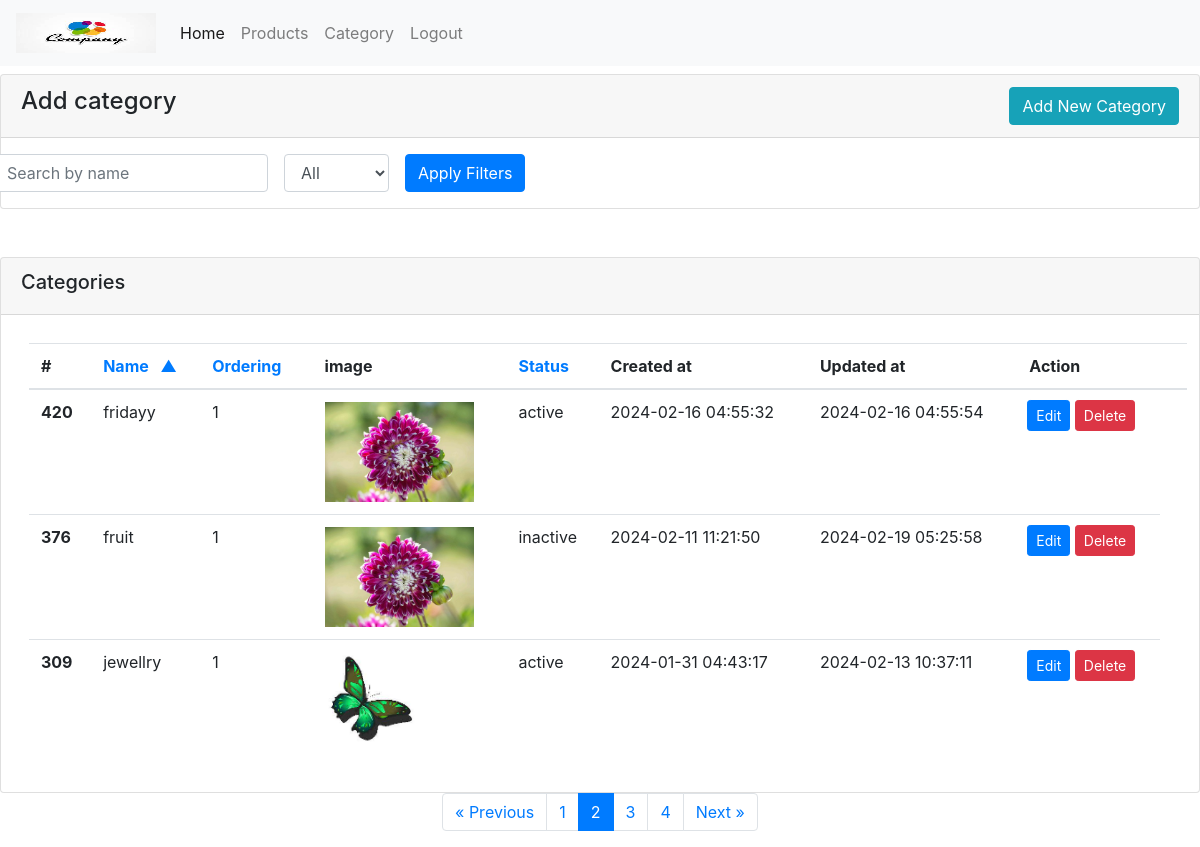
Page /category-list.php?page=2 (signed in) on the committed database.
### tables this page shows
CREATE TABLE `category` (
  `id` int(11) NOT NULL,
  `image` varchar(255) NOT NULL,
  `name` varchar(200) NOT NULL,
  `ordering` int(11) NOT NULL,
  `status` enum('active','inactive') NOT NULL,
  `created_at` timestamp NOT NULL DEFAULT current_timestamp(),
  `updated_at` timestamp NOT NULL DEFAULT current_timestamp() ON UPDATE current_timestamp()
);

### config/database.php (called while the page is built, shortened)
<?php
class Database
{
    public $con = "";
    public function __construct()
    {
        $this->con = new mysqli("localhost", "root", "", "management");
    }
    public function select($columns, $table, $where = NULL) {
        $data = [];
        $query = 'SELECT ' . $columns . ' FROM ' . $table  .  $where;
        $result = $this->con->query($query);
        if ($result) {
            while ($row = $result->fetch_assoc()) {
                $data[] = $row;
            }
        } else {
            echo "Error: " . $this->con->error;
            return false;
        }
        return $data;
    }
}

### config/index.php (called while the page is built, shortened)
<?php
require_once("config/database.php");
require_once("config/function.php");
$db=new Database();
?>

### category-list.php (the view, shortened to what this page needs)
<?php
require_once('config/index.php');
include('header.php');
$currentPage = isset($_GET['page']) ? (int)$_GET['page'] : 1;
$limit = 3;
$where = [];
$validColumns = ['name', 'ordering', 'status'];
$orderBy = (isset($_GET['orderby']) && in_array($_GET['orderby'], $validColumns)) ? $_GET['orderby'] : 'name';
$order = (isset($_GET['order']) && $_GET['order'] === 'DESC') ? 'DESC' : 'ASC';
$whereClause = !empty($where) ? ' WHERE ' . implode(' AND ', $where) : '';
if (!empty($where)) {
    $whereClause .= " ORDER BY $orderBy $order";
    $offset = ($currentPage - 1) * $limit;
    $whereClause .= " LIMIT $limit OFFSET $offset";
} else {
    $offset = ($currentPage - 1) * $limit;
    $whereClause .= " ORDER BY $orderBy $order LIMIT $limit OFFSET $offset";
}
$countResult = $db->select('COUNT(*) as total', 'category', $where ? ' WHERE ' . implode(' AND ', $where) : '');
$totalRecords = !empty($countResult) && isset($countResult[0]['total']) ? $countResult[0]['total'] : 0;
$result = $db->select('*', 'category', $whereClause);
$queryParams = array();
$queryString = http_build_query($queryParams);
?>
<!DOCTYPE html>
<html lang="en">
<head>
<?php
include_once('link.php');
?>
</head>
<body>
<div class="row filter_row">
    <div class="col pb-5">
        <div class="card mt-2">
            <div class="card-header">
                <div class="row">
                    <div class="col-8">
                        <h4 class="mb-0">Add category</h4>
                    </div>
                    <div class="col-4 text-right">
                        <a href="category-add.php?type=add" class="btn btn-info">Add New Category</a>
                    </div>
                </div>
            </div>
            <div class="row filter_row justify-content-start mt-3">
                <form method="GET" action="category-list.php" class="form-inline">
                    <div class="form-group mx-2">
                        <input type="text" class="form-control" name="name" placeholder="Search by name" value="<?php echo isset($_GET['name']) ? $_GET['name'] : ''; ?>">
                    </div>
                    <div class="form-group mx-2">
                        <select class="form-control" name="status">
                            <option value="" <?php echo empty($_GET['status']) ? 'selected' : ''; ?>>All</option>
                        </select>
                    </div>
                    <button type="submit" class="btn btn-primary mx-2">Apply Filters</button>
                </form>
            </div>
        </div>
    </div>
    <div class="col-md-12">
        <div class="card">
            <div class="card-header">
                <h5>Categories</h5>
            </div>
            <div class="card-body">
                <table class="table m-2">
                    <thead>
                        <tr>
                            <th scope="col">#</th>
                            <th scope="col">
                                <a class="arrow" href="?<?= $queryString ?>&orderby=name&order=<?= ($orderBy == 'name' && $order == 'ASC') ? 'DESC' : 'ASC'; ?>">
                                    Name
                                    &nbsp; <?= ($orderBy == 'name') ? ($order == 'ASC' ? '<span>&#9650;</span>' : '<span>&#9660;</span>') : ''; ?>
                                </a>
                            </th>
                            <th scope="col">
                                <a class="arrow" href="?<?= $queryString ?>&orderby=ordering&order=<?= ($orderBy == 'ordering' && $order == 'ASC') ? 'DESC' : 'ASC'; ?>">
                                    Ordering
                                    &nbsp; <?= ($orderBy == 'ordering') ? ($order == 'ASC' ? '<span>&#9650;</span>' : '<span>&#9660;</span>') : ''; ?>
                                </a>
                            </th>
                            <th scope="col">image</th>
                            <th scope="col">
                                <a class="arrow" href="?<?= $queryString ?>&orderby=status&order=<?= ($orderBy == 'status' && $order == 'ASC') ? 'DESC' : 'ASC'; ?>">
                                    Status
                                    &nbsp; <?= ($orderBy == 'status') ? ($order == 'ASC' ? '<span>&#9650;</span>' : '<span>&#9660;</span>') : ''; ?>
                                </a>
                            </th>
                            <th scope="col">Created at</th>
                            <th scope="col">Updated at</th>
                            <th scope="col">Action</th>
                            <th scope="col"></th>
                        </tr>
                    </thead>
                    <tbody>
                        <?php
                        if ($totalRecords > 0) {
                            if (!empty($result)) {
                                foreach ($result as $row) {
                                   ?>
                                    <tr>
                                        <th scope="row"><?php echo $row['id']; ?></th>
                                        <td><?php echo $row['name']; ?></td>
                                        <td><?php echo $row['ordering']; ?></td>
                                        <td>
                                            <?php
                                            $imagePath =  $row['image'];
                                            if (file_exists($imagePath)) {
                                                echo "<img src='{$imagePath}' class='box-img' height='100' alt=''>";
                                            } else {
                                                echo "Image not found: {$imagePath}";
                                            }
                                            ?>
                                        </td>
                                        <td><?php echo $row['status']; ?></td>
                                        <td><?php echo $row['created_at']; ?></td>
                                        <td><?php echo $row['updated_at']; ?></td>
                                        <td style="padding: 10;">
                                            <a href="category-edit.php?type=edit&id=<?php echo htmlentities($row['id']); ?>" class="btn btn-sm btn-primary">
                                                Edit
                                            </a>
                                            <button class="btn btn-sm btn-danger" onclick="confirmDelete(<?php echo $row["id"]; ?>)">
                                                Delete
                                            </button>
                                        </td>
                                    </tr>
                                <?php
                                }
                                ?>
                    </tbody>
                </table>
        <?php
                            } else {
                                echo "<div class='alert alert-warning'>No records found for the specified criteria.</div>";
                            }
                        } else {
                            echo "<div class='alert alert-danger'>No Category found in the database.</div>";
                        }
        ?>
            </div>
        </div>
    </div>
</div>
<div class="pagination justify-content-center">
    <div class="pagination justify-content-center">
        <?php echo pagination('category-list.php', $totalRecords, $currentPage, $limit, $queryParams); ?>
    </div>
</div>
</body>
</html>

### rows in the picture
category: id "420", name "fridayy", ordering "1", image (picture), status "active", created_at "2024-02-16 04:55:32", updated_at "2024-02-16 04:55:54"
category: id "376", name "fruit", ordering "1", image (picture), status "inactive", created_at "2024-02-11 11:21:50", updated_at "2024-02-19 05:25:58"
category: id "309", name "jewellry", ordering "1", image (picture), status "active", created_at "2024-01-31 04:43:17", updated_at "2024-02-13 10:37:11"
